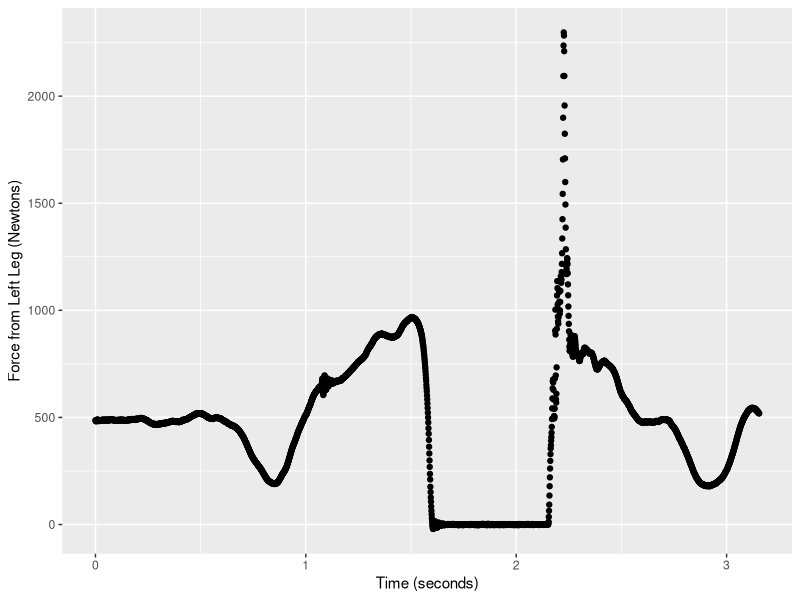
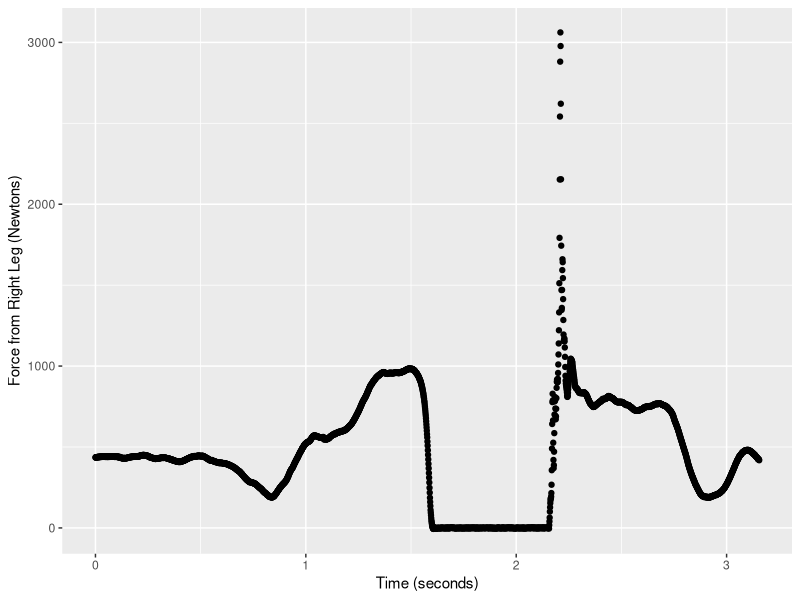
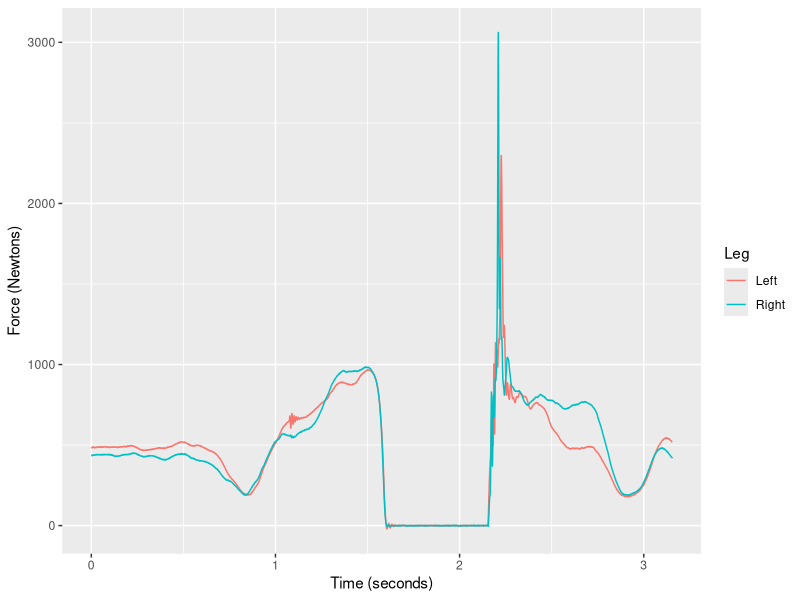
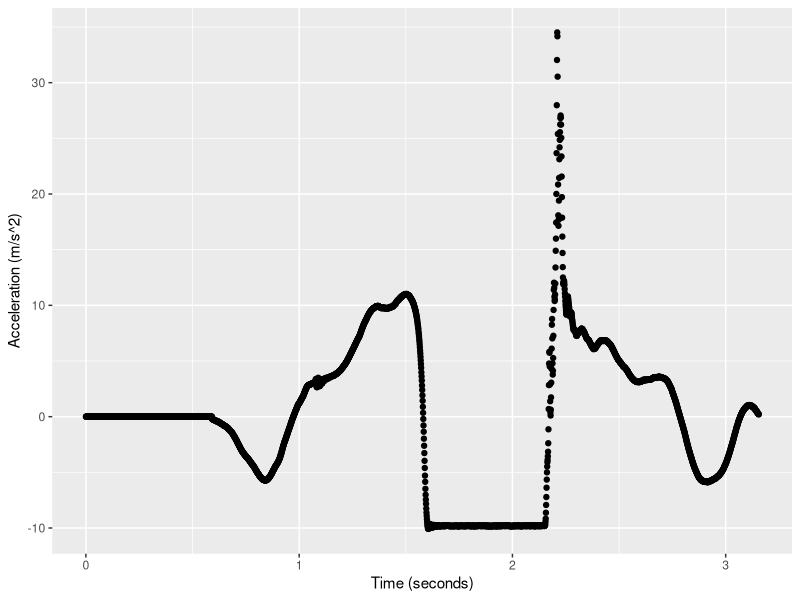
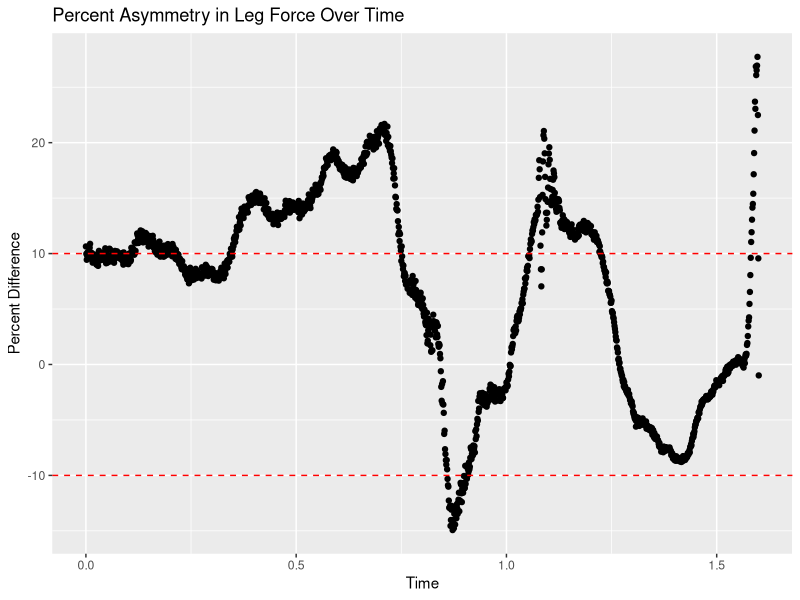
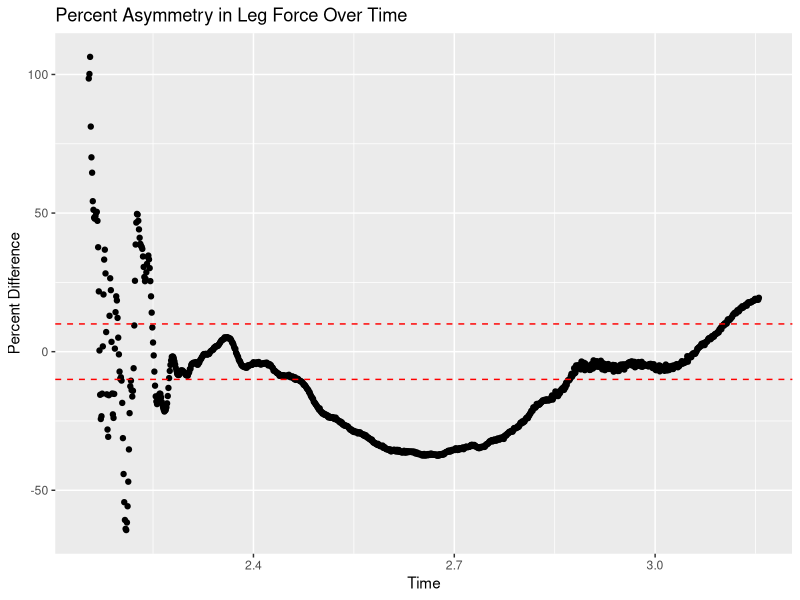
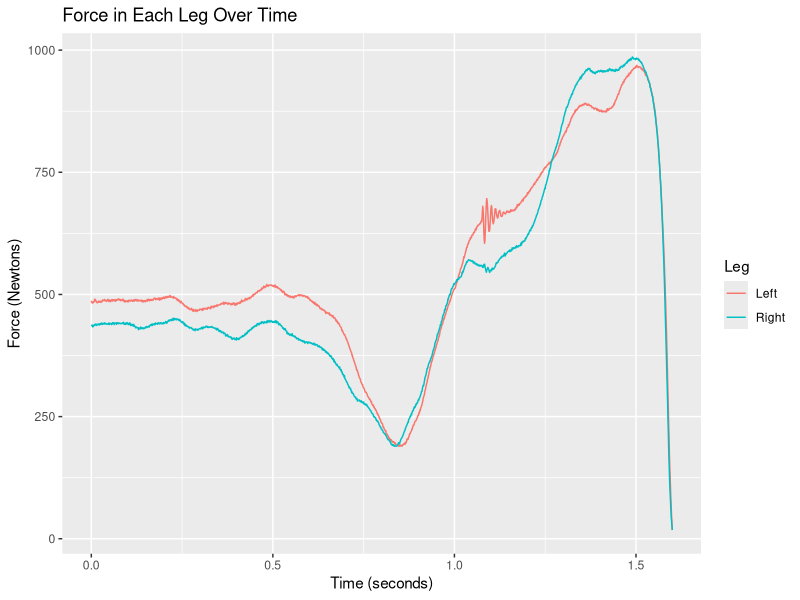
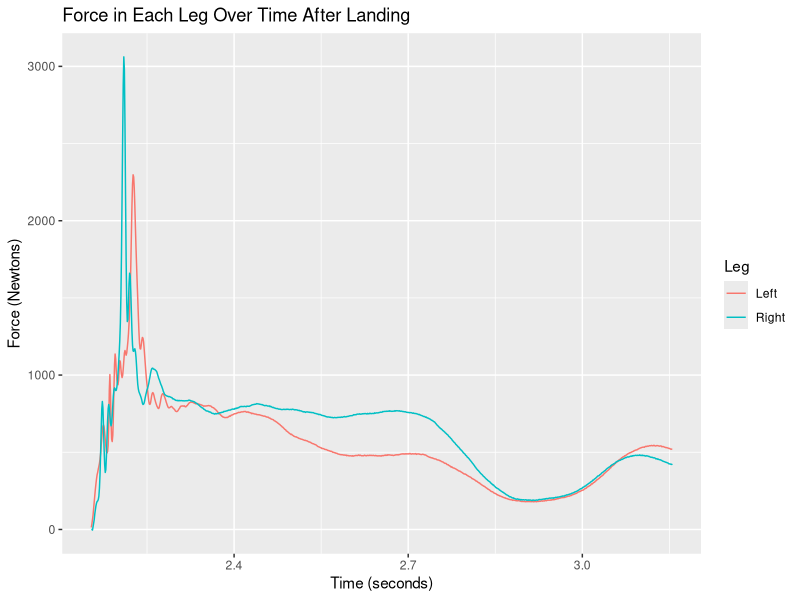

Source code (R) for these figures, in order:


rm(list=ls())

library(ggplot2)

data <-read.csv("CJ CMJ-Countermovement Jump-2022.09.02-10.33.20-Trial1 - CJ CMJ-Countermovement Jump-2022.09.02-10.33.20-Trial1.csv",
                skip=9)
mean(is.na(data$Z.Left))
mean(is.na(data$Z.Right))


# Change time to normalize to 0
data$Time <- data$Time - min(data$Time)

T <- nrow(data)

# re-arrange data to be able to plot left leg against right leg
data_tidy <- data.frame(Time=data$Time, Force=data$Z.Left, Leg="Left")

data_tidy <- rbind(data_tidy, data.frame(Time=data$Time, Force=data$Z.Right,
                                         Leg="Right"))

head(data_tidy)
tail(data_tidy)

plot_left <- ggplot(data, aes(x=Time, y=Z.Left)) + geom_point() +
  ylab("Force from Left Leg (Newtons)") + xlab("Time (seconds)")

plot_left

plot_right <- ggplot(data, aes(x=Time, y=Z.Right)) + geom_point() +
  ylab("Force from Right Leg (Newtons)") + xlab("Time (seconds)")

plot_right

plot_both <- ggplot(data_tidy, aes(x=Time, y=Force, color=Leg)) + geom_line() +
  ylab("Force (Newtons)") + xlab("Time (seconds)") 

plot_both

# Acceleration plot

plot_acc <- ggplot(data, aes(x=Time, y=Acceleration)) + geom_point() +
  ylab("Acceleration (m/s^2)") + xlab("Time (seconds)") 
# + geom_vline(xintercept=1375, color="orange") + geom_vline(xintercept=974, color="orange") +
#   geom_vline(xintercept=593, color="orange")

plot_acc

# Calculate the percentage difference between force from left and right legs
# in the z direction at each time
data$pct_diff <- (data$Z.Left - data$Z.Right)/pmax(data$Z.Left, data$Z.Right)*100
data$abs_pct_diff <- abs(data$Z.Left - data$Z.Right)/pmax(data$Z.Left, data$Z.Right)*100




data_tidy[data_tidy$Time >= 47.2 & data_tidy$Time <= 47.4, ]

data[data$Time >= 47.2 & data$Time <= 47.4, "Acceleration"]

# Find standing phase: acceleration 0
# Looks like rows 1 - 592, so until time 46.304
# data[2100:2600, c("Time", "Acceleration")]
print("Average absolute asymmetry during standing phase:")
standing_inds <- 1:592
avg_standing_asymmetry <- mean(data[standing_inds, "abs_pct_diff"])
print(paste(round(avg_standing_asymmetry, 4), "%", sep=""))

# Summary statistics
print(summary(data[standing_inds, "abs_pct_diff"]))
print(sd(data[standing_inds, "abs_pct_diff"]))

print(summary(data[standing_inds, "Z.left"]))
print(sd(data[standing_inds, "Z.left"]))

# Find unweighing phase: acceleration negative
# Rows 593 - 973, so time 46.305 - 46.685
print("Average absolute asymmetry during unweighting phase:")
unweighting_inds <- 593:973
avg_unweighting_asymmetry <- mean(data[unweighting_inds, "abs_pct_diff"])
print(paste(round(avg_unweighting_asymmetry, 4), "%", sep=""))

print(summary(data[unweighting_inds, "abs_pct_diff"]))
print(sd(data[unweighting_inds, "abs_pct_diff"]))

# Find breaking phase: acceleration positive
# Rows 974 - 1374, so time 46.686 - 47.086
print("Average absolute asymmetry during breaking phase:")
braking_inds <- 974:1374
avg_braking_asymmetry <- mean(data[braking_inds, "abs_pct_diff"])
print(paste(round(avg_braking_asymmetry, 4), "%", sep=""))

print(summary(data[braking_inds, "abs_pct_diff"]))
print(sd(data[braking_inds, "abs_pct_diff"]))

# Find propulsion phase: acceleration peaks and starts declining
# Rows 1375 - 1601, so time 47.087 - ???
print("Average absolute asymmetry during propulsion phase:")
propulsion_inds <- 1375:1601
avg_propulsion_asymmetry <- mean(data[propulsion_inds, "abs_pct_diff"])
print(paste(round(avg_propulsion_asymmetry, 4), "%", sep=""))

print(summary(data[propulsion_inds, "abs_pct_diff"]))
print(sd(data[propulsion_inds, "abs_pct_diff"]))

# In the air: acceleration -9.8

# Landing rows: 2155 - T
print("Average absolute asymmetry during braking phase")
landing_inds <- 2155:T
avg_landing_asymmetry <- mean(data[landing_inds, "abs_pct_diff"])
print(paste(round(avg_landing_asymmetry, 4), "%", sep=""))



df_plot <- data[c(standing_inds, unweighting_inds, braking_inds,
                  propulsion_inds), ]

plot_pct_diff <- ggplot(df_plot, aes(x=Time, y= pct_diff)) + geom_point() +
  geom_hline(yintercept=10, color="red", linetype = "dashed") +
  geom_hline(yintercept=-10, color="red", linetype = "dashed") +
  ylab("Percent Difference") + ggtitle("Percent Asymmetry in Leg Force Over Time")

plot_pct_diff

landing_plot <- data[landing_inds,]

landing_plot_pct_diff <- ggplot(landing_plot, aes(x=Time, y= pct_diff)) + geom_point() +
  geom_hline(yintercept=10, color="red", linetype = "dashed") +
  geom_hline(yintercept=-10, color="red", linetype = "dashed") +
  ylab("Percent Difference") + ggtitle("Percent Asymmetry in Leg Force Over Time")

landing_plot_pct_diff

df_tidy_plot <- data_tidy[c(standing_inds, unweighting_inds, braking_inds,
                            propulsion_inds, standing_inds + T,
                            unweighting_inds + T, braking_inds + T,
                            propulsion_inds + T), ]


plot_both_pre <- ggplot(df_tidy_plot, aes(x=Time, y=Force, color=Leg)) +
  geom_line() + ylab("Force (Newtons)") + xlab("Time (seconds)") +
  ggtitle("Force in Each Leg Over Time")
# + geom_vline(xintercept=1375, color="orange") + geom_vline(xintercept=974, color="orange") +
# geom_vline(xintercept=593, color="orange")

plot_both_pre 

# plot_both + scale_y_log10()

df_tidy_landing_plot <- data_tidy[c(landing_inds, landing_inds + T), ]

plot_both_landing <- ggplot(df_tidy_landing_plot, aes(x=Time, y=Force, color=Leg)) +
  geom_line() + ylab("Force (Newtons)") + xlab("Time (seconds)") +
  ggtitle("Force in Each Leg Over Time After Landing")
# + geom_vline(xintercept=1375, color="orange") + geom_vline(xintercept=974, color="orange") +
# geom_vline(xintercept=593, color="orange")

plot_both_landing





